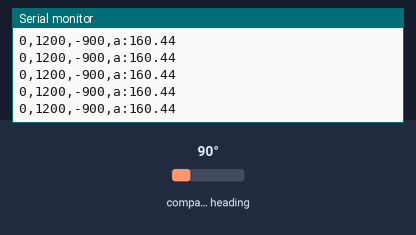
The sketch below on a simulated Arduino Uno, built with avr-gcc and run on an emulated ATmega328P. On the bench: the last lines printed to the serial monitor. The test bench sets the inputs (shaded band); at power-on: compass heading 90°.

Above: at 1.2 s.
1.3 s: compass heading set to 7°
At 1.32 s:
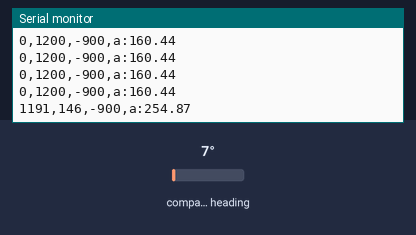
4.3 s: compass heading set to 352°
At 4.31 s:
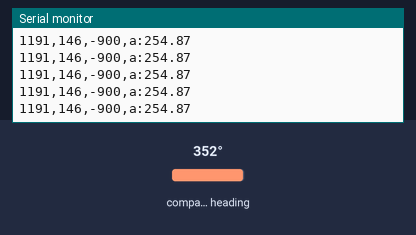
Timing chart, 0 to 7.3 s (numbered marks = the images above; inputs shaded):
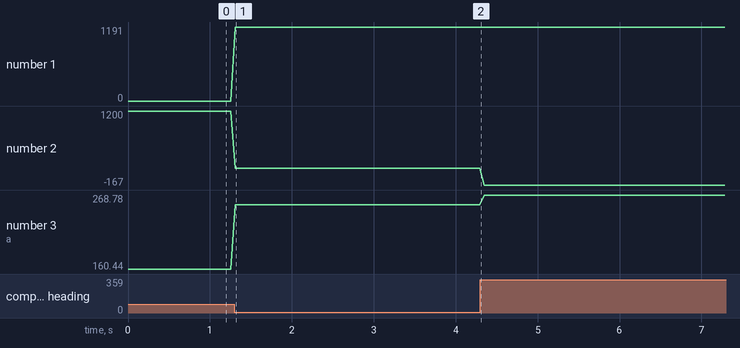

Measured:
- after the input at 1.3 s, the serial monitor: prints a new line at once (image 1)
- plotted number 1: 0 → 1191 after the input at 1.3 s, 1191 → 1188 after the input at 4.3 s
- plotted number 2: 1200 → 146 after the input at 1.3 s, 146 → -167 after the input at 4.3 s
- plotted number 3: 160.44 → 254.87 after the input at 1.3 s, 254.87 → 268.78 after the input at 4.3 s

The sketch:

main.ino
```cpp
// Test for the old wind direction meter (with magnetometer)

#include <Wire.h>
#include <MechaQMC5883.h>
//this library can be downoaded from https://github.com/keepworking/Mecha_QMC5883L

#define XOFFSET 107.5
#define YOFFSET 97.5
#define XSCALE 1420.0
#define YSCALE 1675.0
#define ANGLEOFSSET 13

MechaQMC5883 qmc;

void setup() {
  Wire.begin();
  Serial.begin(9600);
  qmc.init();
  qmc.setMode(Mode_Continuous,ODR_200Hz,RNG_8G,OSR_256);
}

double getAngle(double x, double y){
  double angle = atan2(x,y)*180/3.14;
  angle -= 180 + ANGLEOFSSET;
  while(angle<0){
    angle +=360;
  }
  return angle;
}

void loop() {
  int x,y,z,a;
  qmc.read(&x,&y,&z,&a);
  if(x > 10000 || y > 10000 || z > 10000){
    Serial.println("not valid");
  }
  else{
    double xNormalized = (x - XOFFSET)/XSCALE;
    double yNormalized = (y-YOFFSET)/YSCALE;

    //Serial.print("x:");
    Serial.print(x);
    Serial.print(",");
    //Serial.print(",y:");
    Serial.print(y);
    Serial.print(",");
    //Serial.print(",z:");
    Serial.print(z);
    Serial.print(",a:");
    Serial.print(getAngle(xNormalized, yNormalized));
    Serial.println();
  }
  delay(50);
}
```
